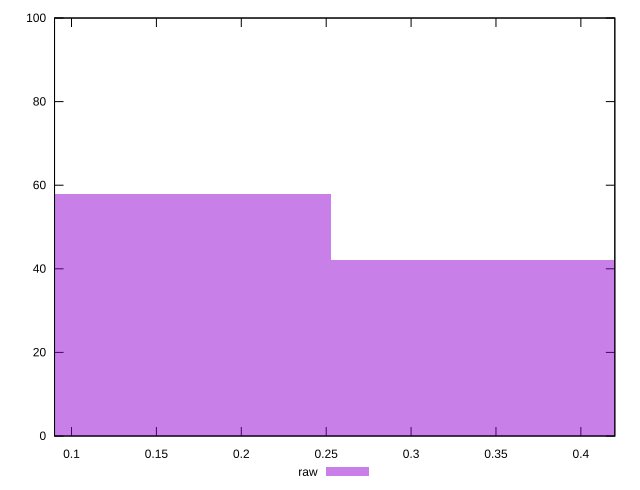

Reproduce this figure in gnuplot.
reset

$raw <<EOF
0.16860454953004825 58
0.3372090990600965 42
EOF

set key outside below
set boxwidth 0.16860454953004825
set xrange [0.09:0.42]
set yrange [0:100]
set trange [0:100]
set style fill transparent solid 0.5 noborder
set terminal svg size 640, 490 enhanced background rgb 'white'
set output "report_00013_2021-02-09T12-04-24.940Z/meta/score/samples/pages+cached/raw/histogram.svg"

plot $raw title "raw" with boxes

reset
